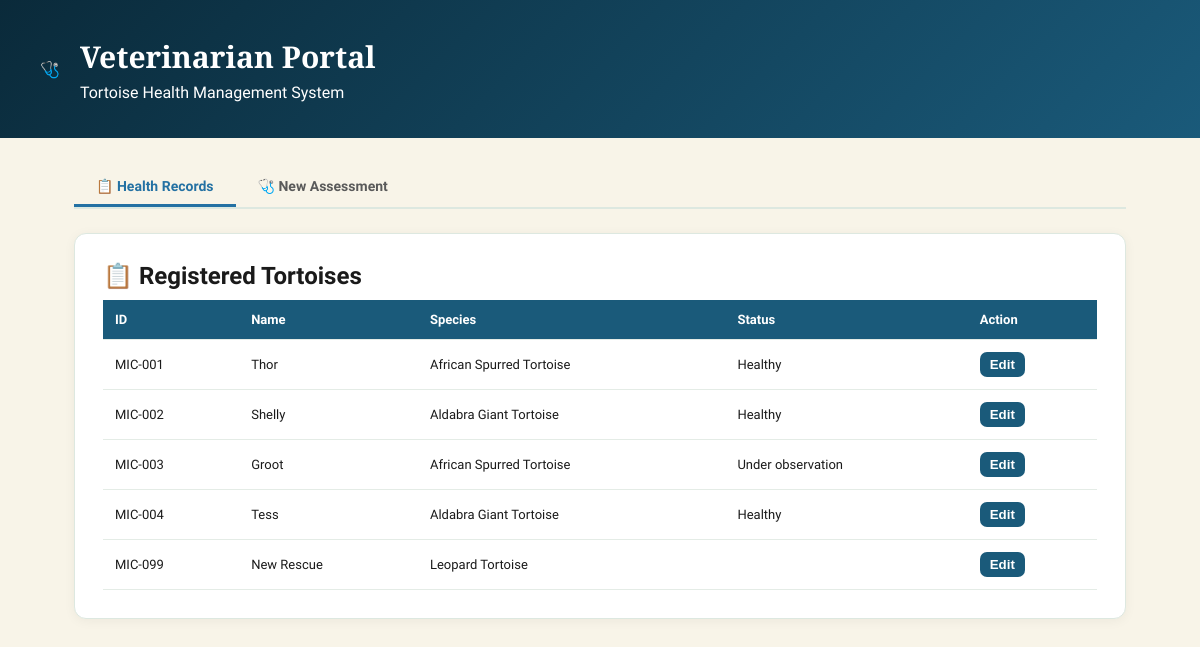
Page /backEnd/pages/veterenian.php on the committed database.
### tables this page shows
CREATE TABLE `tortoises` (
  `tortoise_id` int(11) NOT NULL,
  `microchip_id` varchar(50) DEFAULT NULL,
  `name` varchar(100) DEFAULT NULL,
  `species_id` int(11) NOT NULL,
  `sex` enum('Male','Female','Unknown') DEFAULT 'Unknown',
  `date_of_birth` date DEFAULT NULL,
  `estimated_age_years` int(11) DEFAULT NULL,
  `weight_grams` decimal(8,2) DEFAULT NULL,
  `health_status` enum('Healthy','Under observation','Recovering','Critical','Minor injury') DEFAULT 'Healthy',
  `enclosure_id` int(11) DEFAULT NULL,
  `acquisition_date` date DEFAULT NULL,
  `acquisition_source` enum('Wild','Rescue','Donation','Bred in captivity') DEFAULT 'Bred in captivity',
  `notes` text DEFAULT NULL,
  `created_at` timestamp NOT NULL DEFAULT current_timestamp(),
  `updated_at` timestamp NOT NULL DEFAULT current_timestamp() ON UPDATE current_timestamp()
);

CREATE TABLE `species` (
  `species_id` int(11) NOT NULL,
  `common_name` varchar(100) NOT NULL,
  `scientific_name` varchar(150) DEFAULT NULL,
  `iucn_status` enum('Critically Endangered','Endangered','Vulnerable','Near Threatened','Least Concern','Data Deficient','Not Assessed') DEFAULT 'Not Assessed',
  `avg_lifespan_years` int(11) DEFAULT NULL,
  `avg_weight_kg` decimal(5,2) DEFAULT NULL,
  `conservation_notes` text DEFAULT NULL
);

### backEnd/pages/veterenian.php (the view, shortened to what this page needs)
<?php
require_once '../config/db.php';
$tortoises = $conn->query("SELECT t.*, s.common_name FROM tortoises t JOIN species s ON t.species_id = s.species_id ORDER BY t.tortoise_id ASC");
?>
<!DOCTYPE html>
<html>
<head>
</head>
<body>
<div class="page-header">
  <div class="icon">🩺</div>
  <div><h1>Veterinarian Portal</h1><p>Tortoise Health Management System</p></div>
</div>
<div class="main">
  <div class="tabs">
    <div class="tab active" onclick="switchTab('records', this)">📋 Health Records</div>
    <div class="tab" onclick="switchTab('assessment', this)">🩺 New Assessment</div>
  </div>
  <div class="tab-content active" id="tab-records">
    <div class="card">
      <h2>📋 Registered Tortoises</h2>
      <table>
        <tr><th>ID</th><th>Name</th><th>Species</th><th>Status</th><th>Action</th></tr>
        <?php while($row = $tortoises->fetch_assoc()): ?>
        <tr>
          <td><?= $row['microchip_id'] ?></td>
          <td><?= htmlspecialchars($row['name']) ?></td>
          <td><?= htmlspecialchars($row['common_name']) ?></td>
          <td><?= $row['health_status'] ?></td>
          <td><a href="formEditTortoiseInfo.php?id=<?= $row['tortoise_id'] ?>"><button class="btn" style="margin:0;padding:5px 10px">Edit</button></a></td>
        </tr>
        <?php endwhile; ?>
      </table>
    </div>
  </div>
</div>
</body>
</html>

### backEnd/pages/veterenian.php (style rules this page uses)
:root { --green-dark:#1a3a2a;--green-mid:#2d6a4f;--green-light:#52b788;--cream:#f8f4e8;--gold:#c9a84c;--text-dark:#1a1a1a;--text-light:#5a5a5a;--blue:#2471a3;--red:#c0392b; }
* { box-sizing:border-box;margin:0;padding:0; }
body { font-family:'Source Sans 3',sans-serif;background:var(--cream);color:var(--text-dark); }
.page-header { background:linear-gradient(135deg,#0a2a3a 0%,#1a5a7a 100%);color:white;padding:36px 40px;display:flex;align-items:center;gap:20px; }
.page-header h1 { font-family:'Playfair Display',serif;font-size:30px;margin-bottom:6px; }
.main { max-width:1100px;margin:0 auto;padding:30px 24px 50px; }
.tabs { display:flex;gap:0;margin-bottom:24px;border-bottom:2px solid #dde8e0; }
.tab { padding:10px 22px;cursor:pointer;font-size:14px;font-weight:600;color:var(--text-light);border-bottom:3px solid transparent; }
.tab.active { color:var(--blue);border-bottom-color:var(--blue); }
.tab-content { display:none; }
.tab-content.active { display:block; }
.card { background:white;border-radius:12px;padding:28px;border:1.5px solid #dde8e0;box-shadow:0 2px 12px rgba(0,0,0,.05);margin-bottom:24px; }
.btn { background:#1a5a7a;color:white;border:none;padding:11px 28px;border-radius:7px;font-weight:600;cursor:pointer;margin-top:18px; }
table { width:100%;border-collapse:collapse;margin-top:10px; }
th,td { text-align:left;padding:12px;border-bottom:1px solid #e4ece6;font-size:13px; }
th { background:#1a5a7a;color:white; }

### rows in the picture
tortoises: microchip "MIC-001", name "Thor", species.common_name "African Spurred Tortoise", health_status "Healthy"
tortoises: microchip "MIC-002", name "Shelly", species.common_name "Aldabra Giant Tortoise", health_status "Healthy"
tortoises: microchip "MIC-003", name "Groot", species.common_name "African Spurred Tortoise", health_status "Under observation"
tortoises: microchip "MIC-004", name "Tess", species.common_name "Aldabra Giant Tortoise", health_status "Healthy"
tortoises: microchip "MIC-099", name "New Rescue", species.common_name "Leopard Tortoise"
